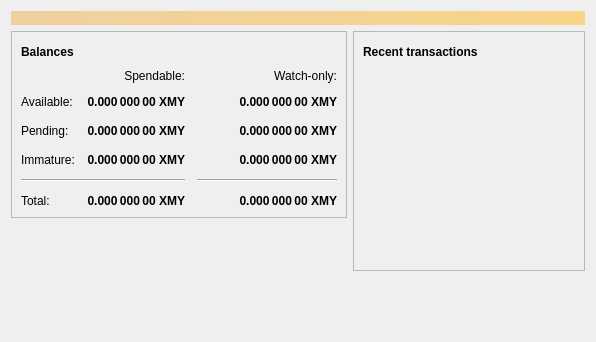
<?xml version="1.0" encoding="UTF-8"?>
<ui version="4.0">
 <class>OverviewPage</class>
 <widget class="QWidget" name="OverviewPage">
  <property name="geometry">
   <rect>
    <x>0</x>
    <y>0</y>
    <width>596</width>
    <height>342</height>
   </rect>
  </property>
  <property name="windowTitle">
   <string>Form</string>
  </property>
  <layout class="QVBoxLayout" name="topLayout">
   <item>
    <widget class="QLabel" name="labelAlerts">
     <property name="visible">
      <bool>false</bool>
     </property>
     <property name="styleSheet">
      <string notr="true">QLabel { background-color: qlineargradient(x1: 0, y1: 0, x2: 1, y2: 0, stop:0 #F0D0A0, stop:1 #F8D488); color:#000000; }</string>
     </property>
     <property name="wordWrap">
      <bool>true</bool>
     </property>
     <property name="margin">
      <number>3</number>
     </property>
     <property name="textInteractionFlags">
      <set>Qt::TextSelectableByMouse</set>
     </property>
    </widget>
   </item>
   <item>
    <layout class="QHBoxLayout" name="horizontalLayout" stretch="1,1">
     <item>
      <layout class="QVBoxLayout" name="verticalLayout_2">
       <item>
        <widget class="QFrame" name="frame">
         <property name="frameShape">
          <enum>QFrame::StyledPanel</enum>
         </property>
         <property name="frameShadow">
          <enum>QFrame::Raised</enum>
         </property>
         <layout class="QVBoxLayout" name="verticalLayout_4">
          <item>
           <layout class="QHBoxLayout" name="horizontalLayout_4">
            <item>
             <widget class="QLabel" name="label_5">
              <property name="font">
               <font>
                <weight>75</weight>
                <bold>true</bold>
               </font>
              </property>
              <property name="text">
               <string>Balances</string>
              </property>
             </widget>
            </item>
            <item>
             <widget class="QPushButton" name="labelWalletStatus">
              <property name="enabled">
               <bool>true</bool>
              </property>
              <property name="maximumSize">
               <size>
                <width>30</width>
                <height>16777215</height>
               </size>
              </property>
              <property name="toolTip">
               <string>The displayed information may be out of date. Your wallet automatically synchronizes with the Quebecoin network after a connection is established, but this process has not completed yet.</string>
              </property>
              <property name="text">
               <string/>
              </property>
              <property name="icon">
               <iconset resource="../bitcoin.qrc">
                <normaloff>:/icons/warning</normaloff>
                <disabledoff>:/icons/warning</disabledoff>:/icons/warning</iconset>
              </property>
              <property name="iconSize">
               <size>
                <width>24</width>
                <height>24</height>
               </size>
              </property>
              <property name="flat">
               <bool>true</bool>
              </property>
             </widget>
            </item>
            <item>
             <spacer name="horizontalSpacer_3">
              <property name="orientation">
               <enum>Qt::Horizontal</enum>
              </property>
              <property name="sizeHint" stdset="0">
               <size>
                <width>40</width>
                <height>20</height>
               </size>
              </property>
             </spacer>
            </item>
           </layout>
          </item>
          <item>
           <layout class="QGridLayout" name="gridLayout">
            <property name="spacing">
             <number>12</number>
            </property>
            <item row="2" column="2">
             <widget class="QLabel" name="labelWatchPending">
              <property name="font">
               <font>
                <weight>75</weight>
                <bold>true</bold>
               </font>
              </property>
              <property name="cursor">
               <cursorShape>IBeamCursor</cursorShape>
              </property>
              <property name="toolTip">
               <string>Unconfirmed transactions to watch-only addresses</string>
              </property>
              <property name="text">
               <string notr="true">0.000 000 00 XMY</string>
              </property>
              <property name="alignment">
               <set>Qt::AlignRight|Qt::AlignTrailing|Qt::AlignVCenter</set>
              </property>
              <property name="textInteractionFlags">
               <set>Qt::LinksAccessibleByMouse|Qt::TextSelectableByKeyboard|Qt::TextSelectableByMouse</set>
              </property>
             </widget>
            </item>
            <item row="2" column="1">
             <widget class="QLabel" name="labelUnconfirmed">
              <property name="font">
               <font>
                <weight>75</weight>
                <bold>true</bold>
               </font>
              </property>
              <property name="cursor">
               <cursorShape>IBeamCursor</cursorShape>
              </property>
              <property name="toolTip">
               <string>Total of transactions that have yet to be confirmed, and do not yet count toward the spendable balance</string>
              </property>
              <property name="text">
               <string notr="true">0.000 000 00 XMY</string>
              </property>
              <property name="alignment">
               <set>Qt::AlignRight|Qt::AlignTrailing|Qt::AlignVCenter</set>
              </property>
              <property name="textInteractionFlags">
               <set>Qt::LinksAccessibleByMouse|Qt::TextSelectableByKeyboard|Qt::TextSelectableByMouse</set>
              </property>
             </widget>
            </item>
            <item row="3" column="2">
             <widget class="QLabel" name="labelWatchImmature">
              <property name="font">
               <font>
                <weight>75</weight>
                <bold>true</bold>
               </font>
              </property>
              <property name="cursor">
               <cursorShape>IBeamCursor</cursorShape>
              </property>
              <property name="toolTip">
               <string>Mined balance in watch-only addresses that has not yet matured</string>
              </property>
              <property name="text">
               <string notr="true">0.000 000 00 XMY</string>
              </property>
              <property name="alignment">
               <set>Qt::AlignRight|Qt::AlignTrailing|Qt::AlignVCenter</set>
              </property>
              <property name="textInteractionFlags">
               <set>Qt::LinksAccessibleByMouse|Qt::TextSelectableByKeyboard|Qt::TextSelectableByMouse</set>
              </property>
             </widget>
            </item>
            <item row="4" column="0" colspan="2">
             <widget class="Line" name="line">
              <property name="orientation">
               <enum>Qt::Horizontal</enum>
              </property>
             </widget>
            </item>
            <item row="4" column="2">
             <widget class="Line" name="lineWatchBalance">
              <property name="sizePolicy">
               <sizepolicy hsizetype="Preferred" vsizetype="Fixed">
                <horstretch>0</horstretch>
                <verstretch>0</verstretch>
               </sizepolicy>
              </property>
              <property name="minimumSize">
               <size>
                <width>140</width>
                <height>0</height>
               </size>
              </property>
              <property name="orientation">
               <enum>Qt::Horizontal</enum>
              </property>
             </widget>
            </item>
            <item row="5" column="0">
             <widget class="QLabel" name="labelTotalText">
              <property name="text">
               <string>Total:</string>
              </property>
             </widget>
            </item>
            <item row="3" column="1">
             <widget class="QLabel" name="labelImmature">
              <property name="font">
               <font>
                <weight>75</weight>
                <bold>true</bold>
               </font>
              </property>
              <property name="cursor">
               <cursorShape>IBeamCursor</cursorShape>
              </property>
              <property name="toolTip">
               <string>Mined balance that has not yet matured</string>
              </property>
              <property name="text">
               <string notr="true">0.000 000 00 XMY</string>
              </property>
              <property name="alignment">
               <set>Qt::AlignRight|Qt::AlignTrailing|Qt::AlignVCenter</set>
              </property>
              <property name="textInteractionFlags">
               <set>Qt::LinksAccessibleByMouse|Qt::TextSelectableByKeyboard|Qt::TextSelectableByMouse</set>
              </property>
             </widget>
            </item>
            <item row="2" column="3">
             <spacer name="horizontalSpacer_2">
              <property name="orientation">
               <enum>Qt::Horizontal</enum>
              </property>
              <property name="sizeHint" stdset="0">
               <size>
                <width>40</width>
                <height>20</height>
               </size>
              </property>
             </spacer>
            </item>
            <item row="3" column="0">
             <widget class="QLabel" name="labelImmatureText">
              <property name="text">
               <string>Immature:</string>
              </property>
             </widget>
            </item>
            <item row="5" column="1">
             <widget class="QLabel" name="labelTotal">
              <property name="font">
               <font>
                <weight>75</weight>
                <bold>true</bold>
               </font>
              </property>
              <property name="cursor">
               <cursorShape>IBeamCursor</cursorShape>
              </property>
              <property name="toolTip">
               <string>Your current total balance</string>
              </property>
              <property name="text">
               <string notr="true">0.000 000 00 XMY</string>
              </property>
              <property name="alignment">
               <set>Qt::AlignRight|Qt::AlignTrailing|Qt::AlignVCenter</set>
              </property>
              <property name="textInteractionFlags">
               <set>Qt::LinksAccessibleByMouse|Qt::TextSelectableByKeyboard|Qt::TextSelectableByMouse</set>
              </property>
             </widget>
            </item>
            <item row="5" column="2">
             <widget class="QLabel" name="labelWatchTotal">
              <property name="font">
               <font>
                <weight>75</weight>
                <bold>true</bold>
               </font>
              </property>
              <property name="cursor">
               <cursorShape>IBeamCursor</cursorShape>
              </property>
              <property name="toolTip">
               <string>Current total balance in watch-only addresses</string>
              </property>
              <property name="text">
               <string notr="true">0.000 000 00 XMY</string>
              </property>
              <property name="alignment">
               <set>Qt::AlignRight|Qt::AlignTrailing|Qt::AlignVCenter</set>
              </property>
              <property name="textInteractionFlags">
               <set>Qt::LinksAccessibleByMouse|Qt::TextSelectableByKeyboard|Qt::TextSelectableByMouse</set>
              </property>
             </widget>
            </item>
            <item row="0" column="2">
             <widget class="QLabel" name="labelWatchonly">
              <property name="text">
               <string>Watch-only:</string>
              </property>
              <property name="alignment">
               <set>Qt::AlignRight|Qt::AlignTrailing|Qt::AlignVCenter</set>
              </property>
             </widget>
            </item>
            <item row="1" column="0">
             <widget class="QLabel" name="labelBalanceText">
              <property name="text">
               <string>Available:</string>
              </property>
             </widget>
            </item>
            <item row="1" column="1">
             <widget class="QLabel" name="labelBalance">
              <property name="font">
               <font>
                <weight>75</weight>
                <bold>true</bold>
               </font>
              </property>
              <property name="cursor">
               <cursorShape>IBeamCursor</cursorShape>
              </property>
              <property name="toolTip">
               <string>Your current spendable balance</string>
              </property>
              <property name="text">
               <string notr="true">0.000 000 00 XMY</string>
              </property>
              <property name="alignment">
               <set>Qt::AlignRight|Qt::AlignTrailing|Qt::AlignVCenter</set>
              </property>
              <property name="textInteractionFlags">
               <set>Qt::LinksAccessibleByMouse|Qt::TextSelectableByKeyboard|Qt::TextSelectableByMouse</set>
              </property>
             </widget>
            </item>
            <item row="1" column="2">
             <widget class="QLabel" name="labelWatchAvailable">
              <property name="font">
               <font>
                <weight>75</weight>
                <bold>true</bold>
               </font>
              </property>
              <property name="cursor">
               <cursorShape>IBeamCursor</cursorShape>
              </property>
              <property name="toolTip">
               <string>Your current balance in watch-only addresses</string>
              </property>
              <property name="text">
               <string notr="true">0.000 000 00 XMY</string>
              </property>
              <property name="alignment">
               <set>Qt::AlignRight|Qt::AlignTrailing|Qt::AlignVCenter</set>
              </property>
              <property name="textInteractionFlags">
               <set>Qt::LinksAccessibleByMouse|Qt::TextSelectableByKeyboard|Qt::TextSelectableByMouse</set>
              </property>
             </widget>
            </item>
            <item row="2" column="0">
             <widget class="QLabel" name="labelPendingText">
              <property name="text">
               <string>Pending:</string>
              </property>
             </widget>
            </item>
            <item row="0" column="1">
             <widget class="QLabel" name="labelSpendable">
              <property name="text">
               <string>Spendable:</string>
              </property>
              <property name="alignment">
               <set>Qt::AlignRight|Qt::AlignTrailing|Qt::AlignVCenter</set>
              </property>
             </widget>
            </item>
           </layout>
          </item>
         </layout>
        </widget>
       </item>
       <item>
        <spacer name="verticalSpacer">
         <property name="orientation">
          <enum>Qt::Vertical</enum>
         </property>
         <property name="sizeHint" stdset="0">
          <size>
           <width>20</width>
           <height>40</height>
          </size>
         </property>
        </spacer>
       </item>
      </layout>
     </item>
     <item>
      <layout class="QVBoxLayout" name="verticalLayout_3">
       <item>
        <widget class="QFrame" name="frame_2">
         <property name="frameShape">
          <enum>QFrame::StyledPanel</enum>
         </property>
         <property name="frameShadow">
          <enum>QFrame::Raised</enum>
         </property>
         <layout class="QVBoxLayout" name="verticalLayout">
          <item>
           <layout class="QHBoxLayout" name="horizontalLayout_2">
            <item>
             <widget class="QLabel" name="label_4">
              <property name="font">
               <font>
                <weight>75</weight>
                <bold>true</bold>
               </font>
              </property>
              <property name="text">
               <string>Recent transactions</string>
              </property>
             </widget>
            </item>
            <item>
             <widget class="QPushButton" name="labelTransactionsStatus">
              <property name="enabled">
               <bool>true</bool>
              </property>
              <property name="maximumSize">
               <size>
                <width>30</width>
                <height>16777215</height>
               </size>
              </property>
              <property name="toolTip">
               <string>The displayed information may be out of date. Your wallet automatically synchronizes with the Quebecoin network after a connection is established, but this process has not completed yet.</string>
              </property>
              <property name="text">
               <string/>
              </property>
              <property name="icon">
               <iconset resource="../bitcoin.qrc">
                <normaloff>:/icons/warning</normaloff>
                <disabledoff>:/icons/warning</disabledoff>:/icons/warning</iconset>
              </property>
              <property name="iconSize">
               <size>
                <width>24</width>
                <height>24</height>
               </size>
              </property>
              <property name="flat">
               <bool>true</bool>
              </property>
             </widget>
            </item>
            <item>
             <spacer name="horizontalSpacer">
              <property name="orientation">
               <enum>Qt::Horizontal</enum>
              </property>
              <property name="sizeHint" stdset="0">
               <size>
                <width>40</width>
                <height>20</height>
               </size>
              </property>
             </spacer>
            </item>
           </layout>
          </item>
          <item>
           <widget class="QListView" name="listTransactions">
            <property name="styleSheet">
             <string notr="true">QListView { background: transparent; }</string>
            </property>
            <property name="frameShape">
             <enum>QFrame::NoFrame</enum>
            </property>
            <property name="verticalScrollBarPolicy">
             <enum>Qt::ScrollBarAlwaysOff</enum>
            </property>
            <property name="horizontalScrollBarPolicy">
             <enum>Qt::ScrollBarAlwaysOff</enum>
            </property>
            <property name="selectionMode">
             <enum>QAbstractItemView::NoSelection</enum>
            </property>
           </widget>
          </item>
         </layout>
        </widget>
       </item>
       <item>
        <spacer name="verticalSpacer_2">
         <property name="orientation">
          <enum>Qt::Vertical</enum>
         </property>
         <property name="sizeHint" stdset="0">
          <size>
           <width>20</width>
           <height>40</height>
          </size>
         </property>
        </spacer>
       </item>
      </layout>
     </item>
    </layout>
   </item>
  </layout>
 </widget>
 <resources/>
 <connections/>
</ui>
